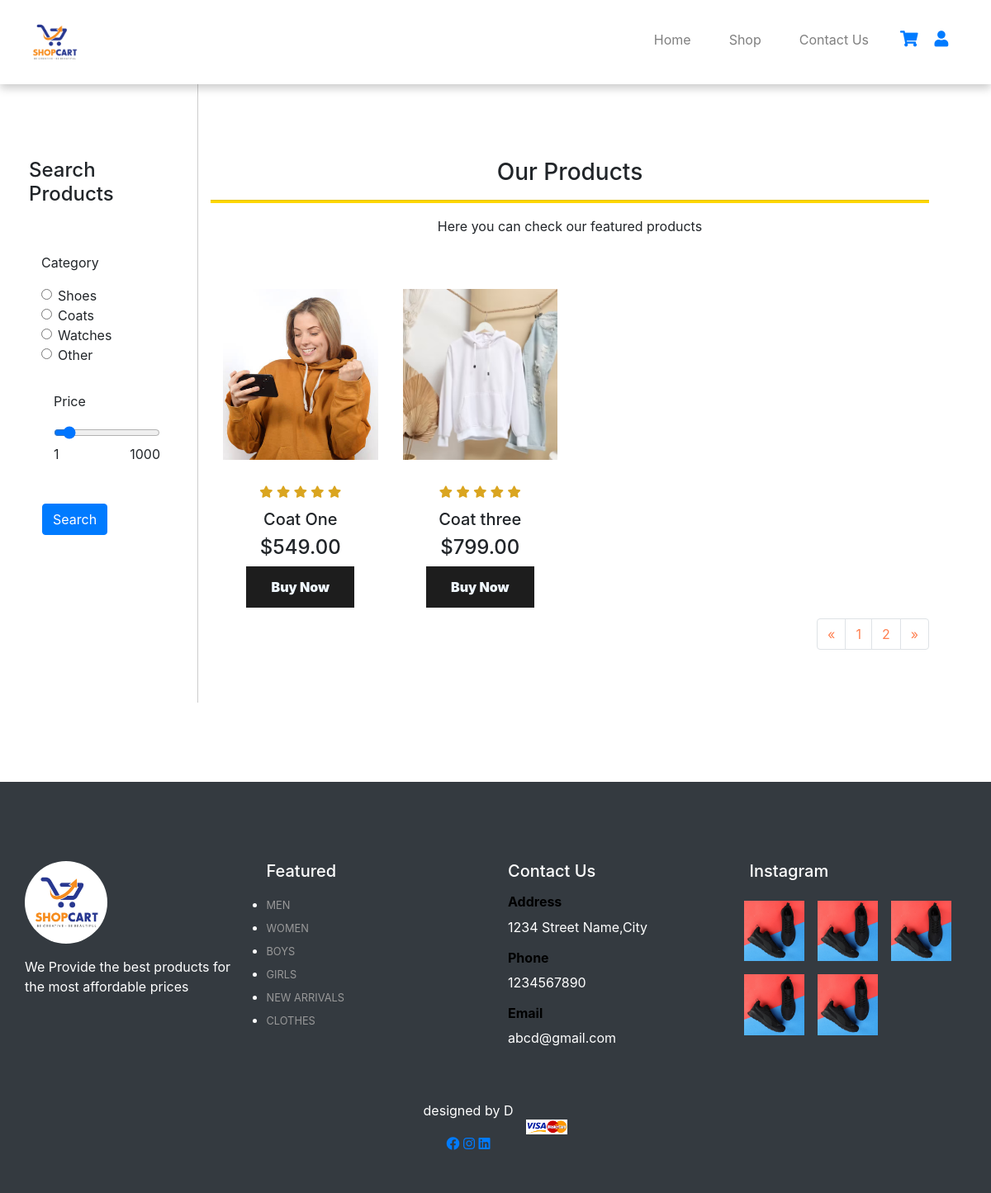
The page /shop.php?page_no=2 on the database its author committed.
### tables this page shows
CREATE TABLE `products` (
  `product_id` int(11) NOT NULL,
  `product_name` varchar(100) NOT NULL,
  `product_category` varchar(108) NOT NULL,
  `product_description` varchar(255) NOT NULL,
  `product_image` varchar(255) NOT NULL,
  `product_image2` varchar(255) DEFAULT NULL,
  `product_image3` varchar(255) DEFAULT NULL,
  `product_image4` varchar(255) DEFAULT NULL,
  `product_price` decimal(6,2) NOT NULL,
  `product_special_offer` int(2) DEFAULT NULL,
  `product_color` varchar(108) DEFAULT NULL
);

### shop.php (the view, shortened to what this page needs)
<?php include 'includes/header.php';?>
<?php
include 'server/connection.php';
if (isset($_POST['search'])) {
    if (isset($_GET['page_no']) && $_GET['page_no'] != "") {
        $page_no = $_GET['page_no'];
    } else {
        $page_no = 1;
    }
    $category = mysqli_real_escape_string($conn, $_POST['category']);
    $price = mysqli_real_escape_string($conn, $_POST['price']);
    $stmt1 = $conn->prepare("SELECT COUNT(*) AS total_records FROM products WHERE product_category=? AND product_price<=?");
    $stmt1->bind_param('si', $category, $price);
    $stmt1->execute();
    $stmt1->bind_result($total_records);
    $stmt1->store_result();
    $stmt1->fetch();
    $total_products_per_page = 8;
    $offset = ($page_no - 1) * $total_products_per_page;
    $previous_page = $page_no - 1;
    $next_page = $page_no + 1;
    $adjacent = "2";
    $total_no_pages = ceil($total_records / $total_products_per_page);
    $stmt2 = $conn->prepare("SELECT * FROM products WHERE product_category=? AND product_price<=? LIMIT $offset,$total_products_per_page");
    $stmt2->bind_param('si', $category, $price);
    $stmt2->execute();
    $products = $stmt2->get_result();
}
else {
    if (isset($_GET['page_no']) && $_GET['page_no'] != "") {
        $page_no = $_GET['page_no'];
    } else {
        $page_no = 1;
    }
    $stmt1 = $conn->prepare("SELECT COUNT(*) AS total_records FROM products");
    $stmt1->execute();
    $stmt1->bind_result($total_records);
    $total_products_per_page = 8;
    $offset = ($page_no - 1) * $total_products_per_page;
    $total_no_pages = ceil($total_records / $total_products_per_page);
    $stmt2 = $conn->prepare("SELECT * FROM products LIMIT $offset,$total_products_per_page");
    $stmt2->execute();
    $products = $stmt2->get_result();
}
?>
<div id="container">
    <section id="search" class="my-5 py-5 ms-2">
        <div class="container mt-5 py-5">
            <h4>Search Products</h4>
        </div>
        <form action="shop.php" method="POST">
            <div class="row mx-auto container">
                <div class="col-lg-12 col-md-12 col-sm-12">
                    <p>Category</p>
                    <div class="form-check">
                        <input type="radio" class="form-check-input" value="shoes" name="category" id="category_one"
                            <?php if (isset($category) && $category == 'shoes') {echo 'checked';}?>>
                        <label class="form-check-label" for="category_one">Shoes</label>
                    </div>
                    <div class="form-check">
                        <input type="radio" class="form-check-input" value="coats" name="category" id="category_two"
                            <?php if (isset($category) && $category == 'coats') {echo 'checked';}?>>
                        <label class="form-check-label" for="category_two">Coats</label>
                    </div>
                    <div class="form-check">
                        <input type="radio" class="form-check-input" value="watches" name="category" id="category_three"
                            <?php if (isset($category) && $category == 'watches') {echo 'checked';}?>>
                        <label class="form-check-label" for="category_three">Watches</label>
                    </div>
                    <div class="form-check">
                        <input type="radio" class="form-check-input" value="other" name="category" id="category_four"
                            <?php if (isset($category) && $category == 'other') {echo 'checked';}?>>
                        <label class="form-check-label" for="category_four">Other</label>
                    </div>
                </div>
                <div class="row mx-auto container my-3 py-3">
                    <div class="col-lg-12 col-md-12 col-sm-12">
                        <p>Price</p>
                        <input type="range" class="form-range w-70" name="price" value="<?php if (isset($price)) {
    echo $price;
} else {
    echo '100';
}?>" min="1" max="1000" id="customRange2">
                        <div class="w-30">
                            <span style="float:left">1</span>
                            <span style="float:right">1000</span>
                        </div>
                    </div>
                </div>
                <div class="form-group my-3 mx-3">
                    <input type="submit" name="search" value="Search" class="btn btn-primary">
                </div>
            </div>
        </form>
    </section>
    <section id="featured" class="my-5 py-5 ms-2">
        <div class="container text-center mt-5 py-5">
            <h3>Our Products</h3>
            <hr>
            <p>Here you can check our featured products</p>
        </div>
        <div class="row mx-auto container-fluid">
            <?php while ($row = $products->fetch_assoc()) {?>
            <div onclick="console.log('Clicked!'); window.location.href='single_product.php';"
                class="product text-center col-lg-3 col-md-4 col-sm-12">
                <img class="img-fluid mb-3" src="assets/imgs/<?=$row['product_image'];?>" alt="">
                <div class="star">
                    <i class="fas fa-star"></i>
                    <i class="fas fa-star"></i>
                    <i class="fas fa-star"></i>
                    <i class="fas fa-star"></i>
                    <i class="fas fa-star"></i>
                </div>
                <h5 class="p-name"><?=$row['product_name'];?></h5>
                <h4 class="p-price">$<?=$row['product_price'];?></h4>
                <a href="single_product.php?product_id=<?=$row['product_id'];?>"><button class="buy-btn">Buy
                        Now</button></a>
            </div>
            <?php }?>
        </div>
        <div class="container my-5">
            <nav aria-label="Page navigation example">
                <ul class="pagination justify-content-center">
                    <li class="page-item <?php if ($page_no <= 1) {echo 'disabled';}?>">
                        <a class="page-link"
                            href="<?php if ($page_no <= 1) {echo '#';} else {echo '?page_no=' . ($page_no - 1);}?>"
                            aria-label="Previous">
                            <span aria-hidden="true">&laquo;</span>
                        </a>
                    </li>
                    <li class="page-item"><a class="page-link" href="?page_no=1">1</a></li>
                    <li class="page-item"><a class="page-link" href="?page_no=2">2</a></li>
                    <li class="page-item">
                        <a class="page-link <?php if ($page_no >= $total_no_pages) {echo 'disabled';}?>"
                            href="<?php if ($page_no >= $total_no_pages) {echo '#';} else {echo '?page_no=' . ($page_no + 1);}?>"
                            aria-label="Next">
                            <span aria-hidden="true">&raquo;</span>
                        </a>
                    </li>
                </ul>
            </nav>
        </div>
    </section>
</div>
<?php include 'includes/footer.php';?>

### assets/css/style.css (style rules this page uses)
* { margin: 0; padding: 0; box-sizing: border-box; }
body { font-family: Impact, Haettenschweiler, "Arial Narrow Bold", sans-serif; }
h3 { font-size: 1.5rem; font-weight: 800; }
h4 { font-size: 1.2rem; font-weight: 600; }
h5 { font-size: 1rem; font-weight: 500; }
button { font-size: 0.8rem; font-weight: 900; outline: none; border: none; background-color: #1d1d1d; color: aliceblue; padding: 13px 30px; text-transform: uppercase; cursor: pointer; transition: 0.5s ease; }
#featured .product img, #related-product .product img { width: 100%; height: 65%; background-position: center; background-repeat: no-repeat; background-size: cover; }
.product { cursor: pointer; margin-bottom: 2rem; }
.product img { transition: 0.3s all; }
hr { width: 100%; height: 3px !important; opacity: 1 !important; background-color: gold; }
.star { padding: 10px 0; }
.star i { font-size: 0.9rem; color: goldenrod; }

### shop.php (style rules this page uses)
#container { display: flex; align-items: stretch; }
#search { width: 20%; background-color: white; padding-left: 20px; border-right: 1px solid #ccc; }
#featured { width: 75%; background-color: white; }
.product img { width: 100%; height: auto; box-sizing: border-box; object-fit: cover; }
.pagination { float: right; }
.pagination a { color: coral; }

### rows shown on the page
products: product_image (picture), product_name "Coat One", product_price "549.00"
products: product_image (picture), product_name "Coat three", product_price "799.00"
